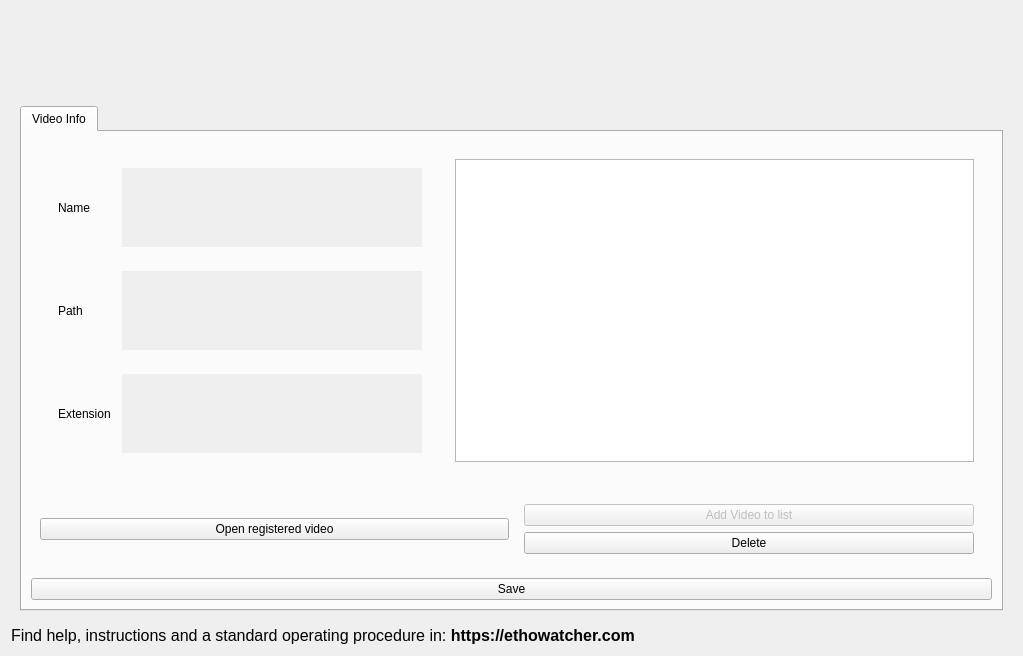
<?xml version="1.0" encoding="UTF-8"?>
<ui version="4.0">
 <class>telaCadastroListaFilme</class>
 <widget class="QWidget" name="telaCadastroListaFilme">
  <property name="geometry">
   <rect>
    <x>0</x>
    <y>0</y>
    <width>1023</width>
    <height>656</height>
   </rect>
  </property>
  <property name="windowTitle">
   <string>Build a video file list for blinding procedures</string>
  </property>
  <layout class="QVBoxLayout" name="verticalLayout_3">
   <item>
    <widget class="QLabel" name="label_2">
     <property name="minimumSize">
      <size>
       <width>500</width>
       <height>80</height>
      </size>
     </property>
     <property name="maximumSize">
      <size>
       <width>500</width>
       <height>90</height>
      </size>
     </property>
     <property name="text">
      <string/>
     </property>
     <property name="pixmap">
      <pixmap resource="resourcefile.qrc">:/icons/logo_ethowatcher.png</pixmap>
     </property>
     <property name="scaledContents">
      <bool>true</bool>
     </property>
    </widget>
   </item>
   <item>
    <widget class="QStackedWidget" name="stackedWidget">
     <property name="currentIndex">
      <number>0</number>
     </property>
     <widget class="QWidget" name="page">
      <layout class="QHBoxLayout" name="horizontalLayout_6">
       <item>
        <widget class="QTabWidget" name="tabWidget">
         <property name="currentIndex">
          <number>0</number>
         </property>
         <widget class="QWidget" name="tab">
          <attribute name="title">
           <string>Video Info</string>
          </attribute>
          <layout class="QVBoxLayout" name="verticalLayout">
           <item>
            <widget class="QWidget" name="widget_6" native="true">
             <layout class="QHBoxLayout" name="horizontalLayout_7">
              <item>
               <widget class="QWidget" name="widget_7" native="true">
                <property name="minimumSize">
                 <size>
                  <width>400</width>
                  <height>0</height>
                 </size>
                </property>
                <layout class="QVBoxLayout" name="verticalLayout_4">
                 <item>
                  <widget class="QWidget" name="widget" native="true">
                   <layout class="QHBoxLayout" name="horizontalLayout">
                    <item>
                     <widget class="QLabel" name="label">
                      <property name="text">
                       <string>Name</string>
                      </property>
                     </widget>
                    </item>
                    <item>
                     <widget class="QLabel" name="lblNome">
                      <property name="minimumSize">
                       <size>
                        <width>300</width>
                        <height>0</height>
                       </size>
                      </property>
                      <property name="autoFillBackground">
                       <bool>true</bool>
                      </property>
                      <property name="text">
                       <string/>
                      </property>
                     </widget>
                    </item>
                   </layout>
                  </widget>
                 </item>
                 <item>
                  <widget class="QWidget" name="widget_2" native="true">
                   <layout class="QHBoxLayout" name="horizontalLayout_2">
                    <item>
                     <widget class="QLabel" name="label_4">
                      <property name="text">
                       <string>Path</string>
                      </property>
                     </widget>
                    </item>
                    <item>
                     <widget class="QLabel" name="lblCaminho">
                      <property name="minimumSize">
                       <size>
                        <width>300</width>
                        <height>0</height>
                       </size>
                      </property>
                      <property name="autoFillBackground">
                       <bool>true</bool>
                      </property>
                      <property name="text">
                       <string/>
                      </property>
                     </widget>
                    </item>
                   </layout>
                  </widget>
                 </item>
                 <item>
                  <widget class="QWidget" name="widget_3" native="true">
                   <layout class="QHBoxLayout" name="horizontalLayout_3">
                    <item>
                     <widget class="QLabel" name="label_6">
                      <property name="text">
                       <string>Extension</string>
                      </property>
                     </widget>
                    </item>
                    <item>
                     <widget class="QLabel" name="lblExtensao">
                      <property name="minimumSize">
                       <size>
                        <width>300</width>
                        <height>0</height>
                       </size>
                      </property>
                      <property name="autoFillBackground">
                       <bool>true</bool>
                      </property>
                      <property name="text">
                       <string/>
                      </property>
                     </widget>
                    </item>
                   </layout>
                  </widget>
                 </item>
                </layout>
               </widget>
              </item>
              <item>
               <widget class="QWidget" name="widget_8" native="true">
                <layout class="QVBoxLayout" name="verticalLayout_5">
                 <item>
                  <widget class="QListWidget" name="listWidget"/>
                 </item>
                </layout>
               </widget>
              </item>
             </layout>
            </widget>
           </item>
           <item>
            <widget class="QWidget" name="widget_4" native="true">
             <layout class="QHBoxLayout" name="horizontalLayout_4">
              <item>
               <widget class="QPushButton" name="pbOpenXml">
                <property name="text">
                 <string>Open registered video</string>
                </property>
               </widget>
              </item>
              <item>
               <widget class="QWidget" name="widget_9" native="true">
                <layout class="QVBoxLayout" name="verticalLayout_6">
                 <item>
                  <widget class="QPushButton" name="pbAddVideo">
                   <property name="enabled">
                    <bool>false</bool>
                   </property>
                   <property name="text">
                    <string>Add Video to list</string>
                   </property>
                  </widget>
                 </item>
                 <item>
                  <widget class="QPushButton" name="pbDeletar">
                   <property name="text">
                    <string>Delete</string>
                   </property>
                  </widget>
                 </item>
                </layout>
               </widget>
              </item>
             </layout>
            </widget>
           </item>
           <item>
            <widget class="QPushButton" name="pbGravarXML">
             <property name="text">
              <string>Save</string>
             </property>
            </widget>
           </item>
          </layout>
         </widget>
        </widget>
       </item>
      </layout>
     </widget>
     <widget class="QWidget" name="page_2">
      <widget class="QPushButton" name="pushButton">
       <property name="geometry">
        <rect>
         <x>100</x>
         <y>240</y>
         <width>151</width>
         <height>23</height>
        </rect>
       </property>
       <property name="text">
        <string>Criar nova lista de videos</string>
       </property>
      </widget>
      <widget class="QPushButton" name="pushButton_2">
       <property name="geometry">
        <rect>
         <x>290</x>
         <y>240</y>
         <width>151</width>
         <height>23</height>
        </rect>
       </property>
       <property name="text">
        <string>Gerar Videos com pluco cego </string>
       </property>
      </widget>
     </widget>
    </widget>
   </item>
   <item>
    <widget class="QLabel" name="label_3">
     <property name="text">
      <string>&lt;html&gt;&lt;head/&gt;&lt;body&gt;&lt;p&gt;&lt;span style=&quot; font-family:'Calibri'; font-size:12pt; color:#000000;&quot;&gt;Find help, instructions and a standard operating procedure in&lt;/span&gt;&lt;span style=&quot; font-size:12pt;&quot;&gt;: &lt;/span&gt;&lt;span style=&quot; font-size:12pt; font-weight:600;&quot;&gt;https://ethowatcher.com&lt;/span&gt;&lt;/p&gt;&lt;/body&gt;&lt;/html&gt;</string>
     </property>
    </widget>
   </item>
  </layout>
 </widget>
 <resources>
  <include location="resourcefile.qrc"/>
 </resources>
 <connections/>
</ui>
